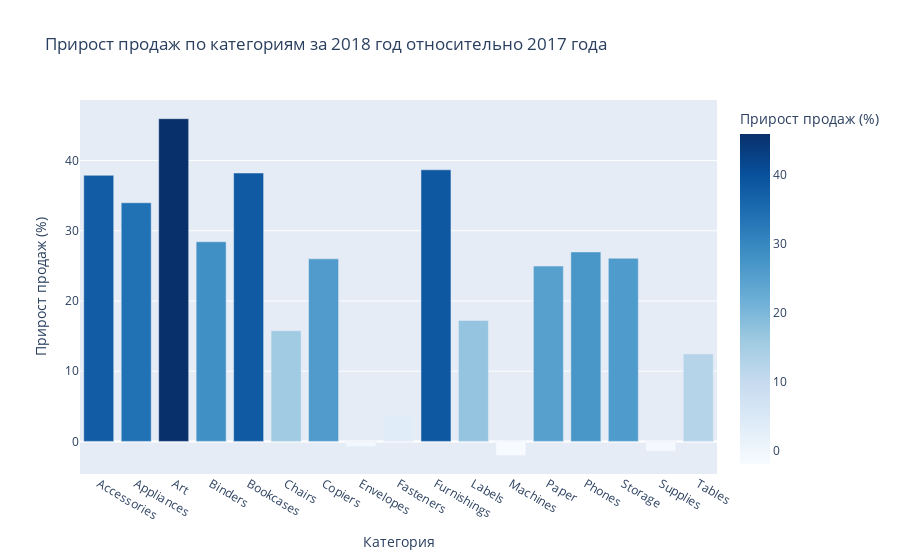

Here is the notebook cell this chart was saved with:
### Markdown cell above
Визуализируем прирос по каждой подкатегории в 2018 году относительно 2017 года

### Code cell
fig = px.bar(sales_growth, x='Sub-Category', y='Sales Growth',
             title='Прирост продаж по категориям за 2018 год относительно 2017 года',
             labels={'Sales Growth': 'Прирост продаж (%)'},
             color='Sales Growth',
             color_continuous_scale='Blues')

fig.update_layout(xaxis_title='Категория', yaxis_title='Прирост продаж (%)')
fig.show()

### Figure 1 — Plotly figure (JSON) as saved in the notebook; plotly's stock layout.template omitted (floating-point values rounded to 4 significant figures)
{"data": [{"alignmentgroup": "True", "hovertemplate": "Sub-Category=%{x}<br>Прирост продаж (%)=%{marker.color}<extra></extra>", "legendgroup": "", "marker": {"color": [37.9, 33.99, 45.96, 28.44, 38.22, 15.77, 26.0, -0.6895, 3.553, 38.68, 17.21, -1.982, 24.97, 26.98, 26.09, -1.384, 12.46], "coloraxis": "coloraxis", "pattern": {"shape": ""}}, "name": "", "offsetgroup": "", "orientation": "v", "showlegend": false, "textposition": "auto", "type": "bar", "x": ["Accessories", "Appliances", "Art", "Binders", "Bookcases", "Chairs", "Copiers", "Envelopes", "Fasteners", "Furnishings", "Labels", "Machines", "Paper", "Phones", "Storage", "Supplies", "Tables"], "xaxis": "x", "y": [37.9, 33.99, 45.96, 28.44, 38.22, 15.77, 26.0, -0.6895, 3.553, 38.68, 17.21, -1.982, 24.97, 26.98, 26.09, -1.384, 12.46], "yaxis": "y"}], "layout": {"barmode": "relative", "coloraxis": {"colorbar": {"title": {"text": "Прирост продаж (%)"}}, "colorscale": [[0, "rgb(247,251,255)"], [0.125, "rgb(222,235,247)"], [0.25, "rgb(198,219,239)"], [0.375, "rgb(158,202,225)"], [0.5, "rgb(107,174,214)"], [0.625, "rgb(66,146,198)"], [0.75, "rgb(33,113,181)"], [0.875, "rgb(8,81,156)"], [1, "rgb(8,48,107)"]]}, "legend": {"tracegroupgap": 0}, "title": {"text": "Прирост продаж по категориям за 2018 год относительно 2017 года"}, "xaxis": {"anchor": "y", "domain": [0, 1], "title": {"text": "Категория"}}, "yaxis": {"anchor": "x", "domain": [0, 1], "title": {"text": "Прирост продаж (%)"}}}}
